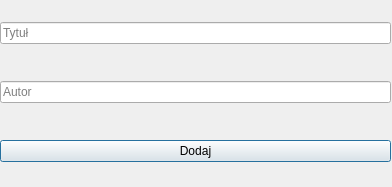
<?xml version="1.0" encoding="UTF-8"?>
<ui version="4.0">
 <class>AddBookDialog</class>
 <widget class="QDialog" name="AddBookDialog">
  <property name="geometry">
   <rect>
    <x>0</x>
    <y>0</y>
    <width>392</width>
    <height>187</height>
   </rect>
  </property>
  <property name="minimumSize">
   <size>
    <width>392</width>
    <height>187</height>
   </size>
  </property>
  <property name="maximumSize">
   <size>
    <width>392</width>
    <height>187</height>
   </size>
  </property>
  <property name="windowTitle">
   <string>Dodaj Książkę</string>
  </property>
  <widget class="QWidget" name="centralWidget">
   <property name="geometry">
    <rect>
     <x>0</x>
     <y>0</y>
     <width>391</width>
     <height>186</height>
    </rect>
   </property>
   <layout class="QVBoxLayout" name="verticalLayout">
    <property name="spacing">
     <number>15</number>
    </property>
    <item>
     <widget class="QLineEdit" name="titleLineEdit">
      <property name="autoFillBackground">
       <bool>false</bool>
      </property>
      <property name="placeholderText">
       <string>Tytuł</string>
      </property>
     </widget>
    </item>
    <item>
     <widget class="QLineEdit" name="authorLineEdit">
      <property name="placeholderText">
       <string>Autor</string>
      </property>
     </widget>
    </item>
    <item>
     <widget class="QPushButton" name="addButton">
      <property name="text">
       <string>Dodaj</string>
      </property>
     </widget>
    </item>
   </layout>
  </widget>
 </widget>
 <resources/>
 <connections/>
</ui>
